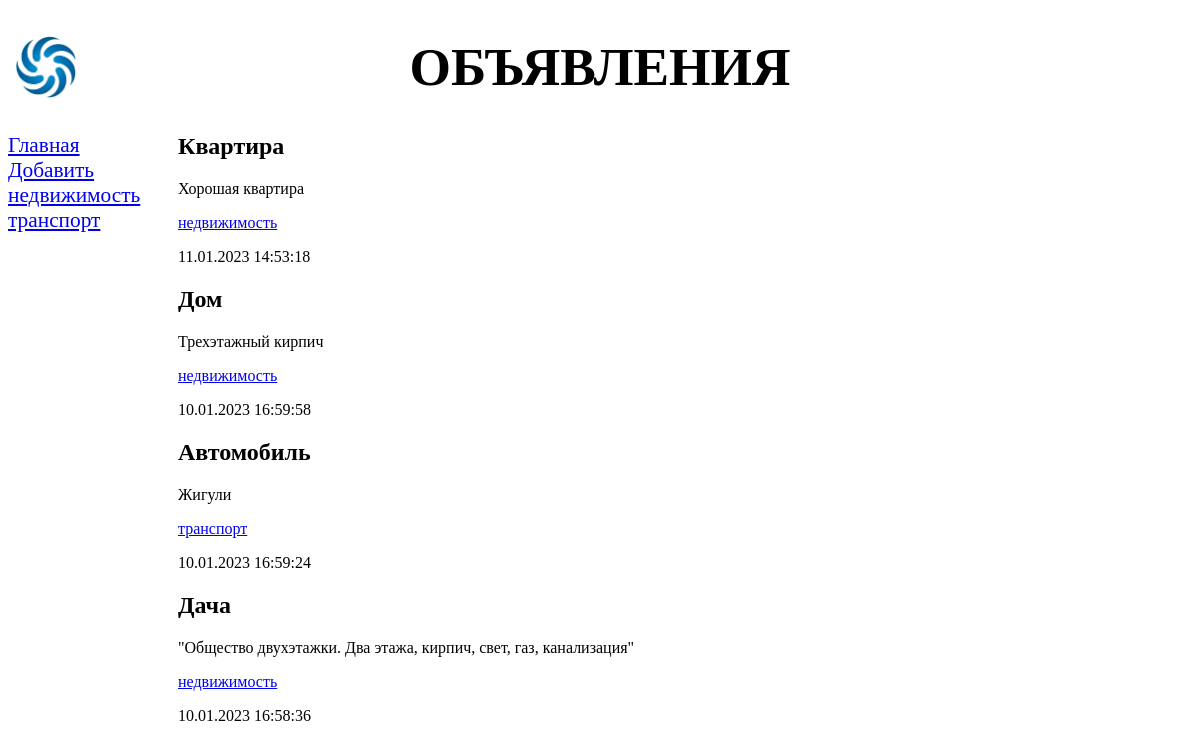
/bboard/, run on the app's committed database.
### bboard/models.py (models this page shows, shortened)
class Rubric(models.Model):
    name = models.CharField(max_length=20, db_index=True,
                                    verbose_name='Название')
    class Meta:
        verbose_name_plural = 'Рубрики'
        verbose_name = 'Рубрика'
        ordering = ['name']

class Bb(models.Model):
    title = models.CharField(max_length=50, verbose_name='Товар')
    content = models.TextField(null=True, blank=True, verbose_name='Описание')
    price = models.FloatField(null=True, blank=True, verbose_name='Цена')
    published = models.DateTimeField(auto_now_add=True, db_index=True,
                                             verbose_name='Опубликованно')
    rubric = models.ForeignKey('Rubric', null=True,
                                on_delete=models.PROTECT, verbose_name='Рубрика')
    class Meta:
        verbose_name_plural = 'Обьявления'
        verbose_name = 'Объявление'
        ordering = ['-published']

### bboard/views.py (the view)
# urls.py: path('', index, name='index'),
def index(request):
    template = loader.get_template('bboard/index.html')
    bbs = Bb.objects.order_by('-published')
    rubrics = Rubric.objects.all()
    context = {'bbs': bbs, 'rubrics': rubrics}
    return HttpResponse(template.render(context, request))

### bboard/templates/bboard/index.html
{% extends "layout/basic.html" %}
{% block content %}
{% for bb in bbs %}
    <div>
        <h2>{{ bb.title }}</h2>
        <p>{{ bb.content }}</p>
        <p><a href="{% url 'by_rubric' bb.rubric.pk %}">{{ bb.rubric.name }}</a></p>
        <p>{{ bb.published|date:"d.m.Y H:i:s" }}</p>
    </div>
{% endfor %}
{% endblock %}

### bboard/templates/layout/basic.html (shortened to what this page needs)
{% load static %}
<!DOCTYPE html>
<html>
    <head>
        <link rel="stylesheet" type="text/css" href="{% static 'bboard/style.css' %}">
    </head>
    <body>
        <header>
            <h1>Объявления</h1>
        </header>
        <nav>
            <a href="{% url 'index' %}">Главная</a>
            <a href="{% url 'add' %}">Добавить</a>
            {% for rubric in rubrics %}
            <a href="{% url 'by_rubric' rubric.pk %}">
                {{ rubric.name }}
            </a>
            {% endfor %}
        </nav>
        <section>
            {% block content %}
            {% endblock %}
        </section>
    </body>
</html>

### bboard/static/bboard/style.css (style rules this page uses)
header h1 { font-size: 40pt; text-transform: uppercase; text-align: center; background: url("bg.jpg") left / auto 100% no-repeat; }
nav { font-size: 16pt; width: 150px; float: left; }
nav a { display: block; margin: l0px 0px; }
section { margin-left: 170px; }

### data on the page
Rubric: name "недвижимость"
Rubric: name "транспорт"
Bb: title "Квартира", content "Хорошая квартира", rubric.name "недвижимость", published "11.01.2023 14:53:18"
Bb: title "Дом", content "Трехэтажный кирпич", rubric.name "недвижимость", published "10.01.2023 16:59:58"
Bb: title "Автомобиль", content "Жигули", rubric.name "транспорт", published "10.01.2023 16:59:24"
Bb: title "Дача", content "\"Общество двухэтажки. Два этажа, кирпич, свет, газ, канализация\"", rubric.name "недвижимость", published "10.01.2023 16:58:36"
